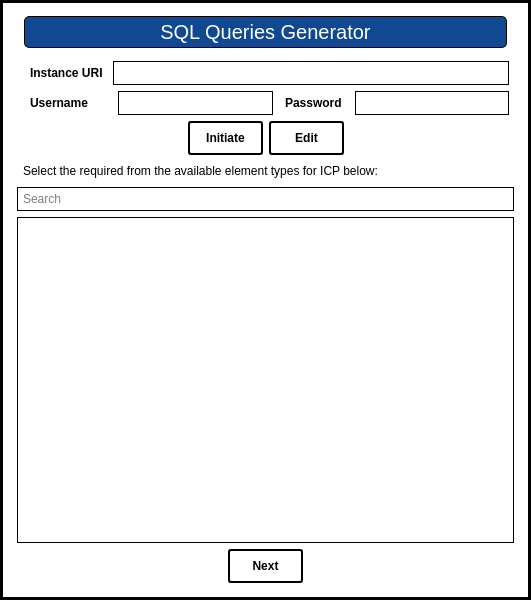
<?xml version="1.0" encoding="UTF-8"?>
<ui version="4.0">
 <class>MainWindow</class>
 <widget class="QMainWindow" name="MainWindow">
  <property name="windowModality">
   <enum>Qt::NonModal</enum>
  </property>
  <property name="geometry">
   <rect>
    <x>0</x>
    <y>0</y>
    <width>531</width>
    <height>600</height>
   </rect>
  </property>
  <property name="windowTitle">
   <string>MainWindow</string>
  </property>
  <property name="styleSheet">
   <string notr="true">padding: 3px</string>
  </property>
  <widget class="QWidget" name="centralwidget">
   <property name="styleSheet">
    <string notr="true">background-color: white; border-color: black; border-width: 3px; border-style: solid; padding: 3px</string>
   </property>
   <layout class="QGridLayout" name="gridLayout">
    <property name="leftMargin">
     <number>17</number>
    </property>
    <property name="rightMargin">
     <number>17</number>
    </property>
    <item row="2" column="0">
     <widget class="QLabel" name="selectLabel">
      <property name="sizePolicy">
       <sizepolicy hsizetype="Preferred" vsizetype="Fixed">
        <horstretch>0</horstretch>
        <verstretch>0</verstretch>
       </sizepolicy>
      </property>
      <property name="styleSheet">
       <string notr="true">border-width: 0px</string>
      </property>
      <property name="text">
       <string>Select the required from the available element types for ICP below:</string>
      </property>
     </widget>
    </item>
    <item row="0" column="0">
     <widget class="QLabel" name="welcomeLabel">
      <property name="sizePolicy">
       <sizepolicy hsizetype="Preferred" vsizetype="Fixed">
        <horstretch>0</horstretch>
        <verstretch>0</verstretch>
       </sizepolicy>
      </property>
      <property name="styleSheet">
       <string notr="true">font: 20px; background-color: rgb(16, 72, 145); color: white; border-radius: 5px; margin: 7px; border-width: 1px</string>
      </property>
      <property name="text">
       <string>SQL Queries Generator</string>
      </property>
      <property name="alignment">
       <set>Qt::AlignCenter</set>
      </property>
     </widget>
    </item>
    <item row="4" column="0">
     <widget class="QListWidget" name="listWidget">
      <property name="sizePolicy">
       <sizepolicy hsizetype="Expanding" vsizetype="Preferred">
        <horstretch>0</horstretch>
        <verstretch>0</verstretch>
       </sizepolicy>
      </property>
      <property name="cursor" stdset="0">
       <cursorShape>ArrowCursor</cursorShape>
      </property>
      <property name="styleSheet">
       <string notr="true">border-width: 1px; padding-left: 5px; padding-right: 5px;</string>
      </property>
      <property name="frameShape">
       <enum>QFrame::Box</enum>
      </property>
      <property name="frameShadow">
       <enum>QFrame::Plain</enum>
      </property>
     </widget>
    </item>
    <item row="1" column="0">
     <layout class="QVBoxLayout" name="verticalLayout">
      <property name="leftMargin">
       <number>5</number>
      </property>
      <property name="rightMargin">
       <number>5</number>
      </property>
      <item>
       <layout class="QHBoxLayout" name="horizontalLayout_2">
        <item>
         <widget class="QLabel" name="instanceLabel">
          <property name="styleSheet">
           <string notr="true">font: 12px;
font-weight: bold;
padding: 5px 0px 5px 5px;
border-width: 0px</string>
          </property>
          <property name="text">
           <string>Instance URI</string>
          </property>
         </widget>
        </item>
        <item>
         <widget class="QLineEdit" name="instanceLineEdit">
          <property name="styleSheet">
           <string notr="true">border-width: 1px; padding-left: 5px; padding-right: 5px;</string>
          </property>
         </widget>
        </item>
       </layout>
      </item>
      <item>
       <layout class="QHBoxLayout" name="horizontalLayout_3">
        <item>
         <widget class="QLabel" name="usernameLabel">
          <property name="styleSheet">
           <string notr="true">font: 12px;
font-weight: bold;
padding: 5px;
border-width: 0px</string>
          </property>
          <property name="text">
           <string>Username</string>
          </property>
         </widget>
        </item>
        <item>
         <spacer name="horizontalSpacer_5">
          <property name="orientation">
           <enum>Qt::Horizontal</enum>
          </property>
          <property name="sizeType">
           <enum>QSizePolicy::Fixed</enum>
          </property>
          <property name="sizeHint" stdset="0">
           <size>
            <width>15</width>
            <height>20</height>
           </size>
          </property>
         </spacer>
        </item>
        <item>
         <widget class="QLineEdit" name="usernameLineEdit">
          <property name="styleSheet">
           <string notr="true">border-width: 1px</string>
          </property>
         </widget>
        </item>
        <item>
         <widget class="QLabel" name="passwordLabel">
          <property name="styleSheet">
           <string notr="true">font: 12px;
font-weight: bold;
border-width: 0px</string>
          </property>
          <property name="text">
           <string>Password</string>
          </property>
         </widget>
        </item>
        <item>
         <widget class="QLineEdit" name="passwordLineEdit">
          <property name="cursor">
           <cursorShape>ArrowCursor</cursorShape>
          </property>
          <property name="styleSheet">
           <string notr="true">border-width: 1px; padding-left: 5px; padding-right: 5px;</string>
          </property>
          <property name="echoMode">
           <enum>QLineEdit::Password</enum>
          </property>
         </widget>
        </item>
       </layout>
      </item>
      <item>
       <layout class="QHBoxLayout" name="horizontalLayout_4">
        <item>
         <spacer name="horizontalSpacer_3">
          <property name="orientation">
           <enum>Qt::Horizontal</enum>
          </property>
          <property name="sizeHint" stdset="0">
           <size>
            <width>40</width>
            <height>20</height>
           </size>
          </property>
         </spacer>
        </item>
        <item>
         <widget class="QPushButton" name="initiateButton">
          <property name="cursor">
           <cursorShape>PointingHandCursor</cursorShape>
          </property>
          <property name="styleSheet">
           <string notr="true">QPushButton{
font: 12px;
font-weight: bold;
border-style: solid;
border-width: 2px;
border-color: black;
border-radius: 3px;
padding: 8px;
width: 55px}
QPushButton:hover{
background-color: rgb(0,0,128);
color:white;
font: 12px;
font-weight: bold;
border-style: solid;
border-width: 2px;
border-color: black;
border-radius: 3px;
padding: 8px;
width: 55px}</string>
          </property>
          <property name="text">
           <string>Initiate</string>
          </property>
         </widget>
        </item>
        <item>
         <widget class="QPushButton" name="editButton">
          <property name="cursor">
           <cursorShape>PointingHandCursor</cursorShape>
          </property>
          <property name="styleSheet">
           <string notr="true">QPushButton{
font: 12px;
font-weight: bold;
border-style: solid;
border-width: 2px;
border-color: black;
border-radius: 3px;
padding: 8px;
width: 55px}
QPushButton:hover{
background-color: rgb(0,0,128);
color:white;
font: 12px;
font-weight: bold;
border-style: solid;
border-width: 2px;
border-color: black;
border-radius: 3px;
padding: 8px;
width: 55px}</string>
          </property>
          <property name="text">
           <string>Edit</string>
          </property>
         </widget>
        </item>
        <item>
         <spacer name="horizontalSpacer_4">
          <property name="orientation">
           <enum>Qt::Horizontal</enum>
          </property>
          <property name="sizeHint" stdset="0">
           <size>
            <width>40</width>
            <height>20</height>
           </size>
          </property>
         </spacer>
        </item>
       </layout>
      </item>
     </layout>
    </item>
    <item row="5" column="0">
     <layout class="QHBoxLayout" name="horizontalLayout">
      <item>
       <spacer name="horizontalSpacer">
        <property name="orientation">
         <enum>Qt::Horizontal</enum>
        </property>
        <property name="sizeHint" stdset="0">
         <size>
          <width>40</width>
          <height>20</height>
         </size>
        </property>
       </spacer>
      </item>
      <item>
       <widget class="QPushButton" name="nextButton">
        <property name="cursor">
         <cursorShape>PointingHandCursor</cursorShape>
        </property>
        <property name="styleSheet">
         <string notr="true">QPushButton{
font: 12px;
font-weight: bold;
border-style: solid;
border-width: 2px;
border-color: black;
border-radius: 3px;
padding: 8px;
width: 55px;
margin-bottom: 8px}
QPushButton:hover{
background-color: rgb(0,0,128);
color: white;
font: 12px;
font-weight: bold;
border-style: solid;
border-width: 2px;
border-color: black;
border-radius: 3px;
padding: 8px;
width: 55px;
margin-bottom: 8px}
</string>
        </property>
        <property name="text">
         <string>Next</string>
        </property>
       </widget>
      </item>
      <item>
       <spacer name="horizontalSpacer_2">
        <property name="orientation">
         <enum>Qt::Horizontal</enum>
        </property>
        <property name="sizeHint" stdset="0">
         <size>
          <width>40</width>
          <height>20</height>
         </size>
        </property>
       </spacer>
      </item>
     </layout>
    </item>
    <item row="3" column="0">
     <widget class="QLineEdit" name="searchLineEdit">
      <property name="styleSheet">
       <string notr="true">border-width: 1px</string>
      </property>
      <property name="placeholderText">
       <string>Search</string>
      </property>
     </widget>
    </item>
   </layout>
  </widget>
 </widget>
 <resources/>
 <connections/>
</ui>
